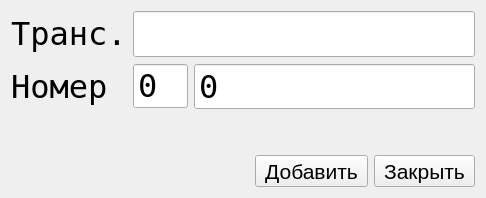
<?xml version="1.0" encoding="UTF-8"?>
<ui version="4.0">
 <class>Dialog</class>
 <widget class="QDialog" name="Dialog">
  <property name="geometry">
   <rect>
    <x>0</x>
    <y>0</y>
    <width>486</width>
    <height>198</height>
   </rect>
  </property>
  <property name="minimumSize">
   <size>
    <width>0</width>
    <height>198</height>
   </size>
  </property>
  <property name="maximumSize">
   <size>
    <width>16777215</width>
    <height>198</height>
   </size>
  </property>
  <property name="windowTitle">
   <string>Dialog</string>
  </property>
  <layout class="QVBoxLayout" name="verticalLayout">
   <item>
    <layout class="QFormLayout" name="formLayout">
     <item row="0" column="0">
      <widget class="QLabel" name="label_2">
       <property name="font">
        <font>
         <family>Andale Mono</family>
         <pointsize>24</pointsize>
        </font>
       </property>
       <property name="text">
        <string>Транс.</string>
       </property>
      </widget>
     </item>
     <item row="0" column="1">
      <widget class="QLineEdit" name="leTransformer">
       <property name="font">
        <font>
         <family>Andale Mono</family>
         <pointsize>24</pointsize>
        </font>
       </property>
       <property name="focusPolicy">
        <enum>Qt::NoFocus</enum>
       </property>
       <property name="readOnly">
        <bool>true</bool>
       </property>
      </widget>
     </item>
     <item row="1" column="0">
      <widget class="QLabel" name="label_4">
       <property name="font">
        <font>
         <family>Andale Mono</family>
         <pointsize>24</pointsize>
        </font>
       </property>
       <property name="text">
        <string>Номер</string>
       </property>
      </widget>
     </item>
     <item row="1" column="1">
      <layout class="QHBoxLayout" name="horizontalLayout_2">
       <item>
        <widget class="QSpinBox" name="sbYar">
         <property name="minimumSize">
          <size>
           <width>55</width>
           <height>46</height>
          </size>
         </property>
         <property name="maximumSize">
          <size>
           <width>55</width>
           <height>46</height>
          </size>
         </property>
         <property name="font">
          <font>
           <family>Andale Mono</family>
           <pointsize>24</pointsize>
          </font>
         </property>
         <property name="buttonSymbols">
          <enum>QAbstractSpinBox::NoButtons</enum>
         </property>
         <property name="minimum">
          <number>0</number>
         </property>
         <property name="maximum">
          <number>99</number>
         </property>
        </widget>
       </item>
       <item>
        <widget class="QSpinBox" name="sbNumber">
         <property name="font">
          <font>
           <family>Andale Mono</family>
           <pointsize>24</pointsize>
          </font>
         </property>
         <property name="buttonSymbols">
          <enum>QAbstractSpinBox::NoButtons</enum>
         </property>
         <property name="minimum">
          <number>0</number>
         </property>
         <property name="maximum">
          <number>9999999</number>
         </property>
         <property name="value">
          <number>0</number>
         </property>
        </widget>
       </item>
      </layout>
     </item>
    </layout>
   </item>
   <item>
    <layout class="QHBoxLayout" name="horizontalLayout">
     <item>
      <spacer name="horizontalSpacer">
       <property name="orientation">
        <enum>Qt::Horizontal</enum>
       </property>
       <property name="sizeHint" stdset="0">
        <size>
         <width>40</width>
         <height>20</height>
        </size>
       </property>
      </spacer>
     </item>
     <item>
      <widget class="QToolButton" name="btnAdd">
       <property name="sizePolicy">
        <sizepolicy hsizetype="Fixed" vsizetype="Fixed">
         <horstretch>0</horstretch>
         <verstretch>0</verstretch>
        </sizepolicy>
       </property>
       <property name="font">
        <font>
         <pointsize>16</pointsize>
        </font>
       </property>
       <property name="focusPolicy">
        <enum>Qt::NoFocus</enum>
       </property>
       <property name="text">
        <string>Добавить</string>
       </property>
       <property name="icon">
        <iconset resource="ico_64.qrc">
         <normaloff>:/ico/ico/plus_64.png</normaloff>:/ico/ico/plus_64.png</iconset>
       </property>
       <property name="iconSize">
        <size>
         <width>64</width>
         <height>64</height>
        </size>
       </property>
       <property name="toolButtonStyle">
        <enum>Qt::ToolButtonTextBesideIcon</enum>
       </property>
      </widget>
     </item>
     <item>
      <widget class="QToolButton" name="btnQuit">
       <property name="sizePolicy">
        <sizepolicy hsizetype="Fixed" vsizetype="Fixed">
         <horstretch>0</horstretch>
         <verstretch>0</verstretch>
        </sizepolicy>
       </property>
       <property name="font">
        <font>
         <pointsize>16</pointsize>
        </font>
       </property>
       <property name="focusPolicy">
        <enum>Qt::NoFocus</enum>
       </property>
       <property name="text">
        <string>Закрыть</string>
       </property>
       <property name="icon">
        <iconset resource="ico_64.qrc">
         <normaloff>:/ico/ico/block_64.png</normaloff>:/ico/ico/block_64.png</iconset>
       </property>
       <property name="iconSize">
        <size>
         <width>64</width>
         <height>64</height>
        </size>
       </property>
       <property name="toolButtonStyle">
        <enum>Qt::ToolButtonTextBesideIcon</enum>
       </property>
      </widget>
     </item>
    </layout>
   </item>
  </layout>
 </widget>
 <tabstops>
  <tabstop>sbNumber</tabstop>
  <tabstop>sbYar</tabstop>
 </tabstops>
 <resources>
  <include location="ico_64.qrc"/>
 </resources>
 <connections>
  <connection>
   <sender>btnAdd</sender>
   <signal>clicked()</signal>
   <receiver>Dialog</receiver>
   <slot>add()</slot>
   <hints>
    <hint type="sourcelabel">
     <x>282</x>
     <y>187</y>
    </hint>
    <hint type="destinationlabel">
     <x>454</x>
     <y>197</y>
    </hint>
   </hints>
  </connection>
  <connection>
   <sender>btnQuit</sender>
   <signal>clicked()</signal>
   <receiver>Dialog</receiver>
   <slot>hideDialog()</slot>
   <hints>
    <hint type="sourcelabel">
     <x>475</x>
     <y>187</y>
    </hint>
    <hint type="destinationlabel">
     <x>454</x>
     <y>197</y>
    </hint>
   </hints>
  </connection>
  <connection>
   <sender>sbNumber</sender>
   <signal>valueChanged(int)</signal>
   <receiver>Dialog</receiver>
   <slot>change_serial_number()</slot>
   <hints>
    <hint type="sourcelabel">
     <x>333</x>
     <y>108</y>
    </hint>
    <hint type="destinationlabel">
     <x>89</x>
     <y>111</y>
    </hint>
   </hints>
  </connection>
  <connection>
   <sender>sbYar</sender>
   <signal>valueChanged(int)</signal>
   <receiver>Dialog</receiver>
   <slot>change_serial_number()</slot>
   <hints>
    <hint type="sourcelabel">
     <x>168</x>
     <y>108</y>
    </hint>
    <hint type="destinationlabel">
     <x>188</x>
     <y>112</y>
    </hint>
   </hints>
  </connection>
 </connections>
 <slots>
  <slot>add_item()</slot>
  <slot>edit_item()</slot>
  <slot>delete_item()</slot>
  <slot>change_defect()</slot>
  <slot>prev_item()</slot>
  <slot>next_item()</slot>
  <slot>discard()</slot>
  <slot>change_serial_number()</slot>
  <slot>add()</slot>
  <slot>hideDialog()</slot>
 </slots>
</ui>
